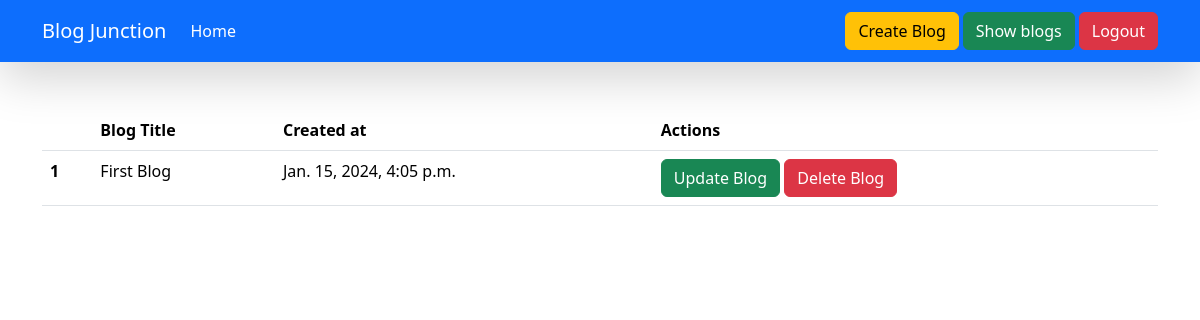
The page /show-all-blogs/ (signed in) on the database as committed earlier.
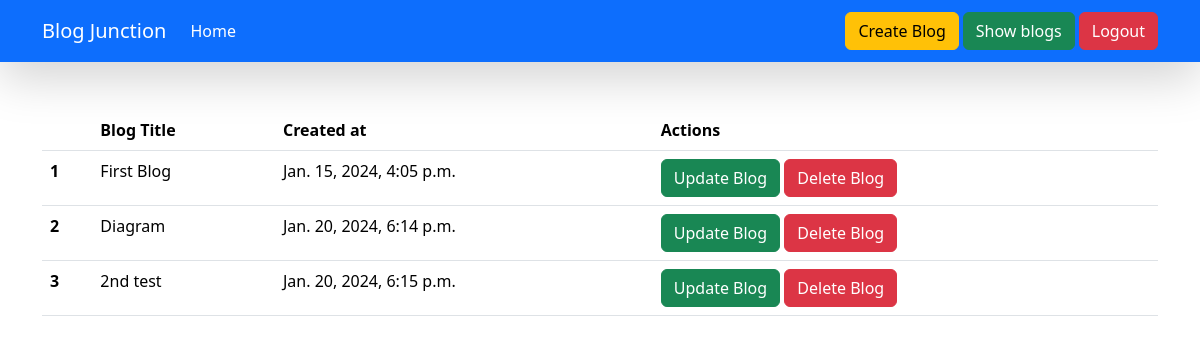
The same page on the database as committed later.
### blog/models.py (models this page shows, shortened)
class Blog(models.Model):
    title=models.CharField(max_length=100)
    content=FroalaField()
    category=models.ForeignKey(Category,on_delete=models.CASCADE)
    user=models.ForeignKey(User, on_delete=models.CASCADE)
    banner_image=models.ImageField(upload_to='blog')
    created_at=models.DateTimeField(auto_now_add=True)
    updated_at=models.DateTimeField(auto_now=True)

### blog/views.py (the view)
# urls.py: path('show-all-blogs/',show_all_blogs,name='show_all_blogs'),
@login_required(login_url='/login/')
def show_all_blogs(request):
    context={"blogs":Blog.objects.filter(user=request.user)}
    return render (request,'show_all_blogs.html',context)

### blog/templates/show_all_blogs.html (shortened to what this page needs)
{% extends "base.html" %}
{% block start %}
<div class="container mt-5">
    <table class="table">
        <thead>
          <tr>
            <th scope="col"></th>
            <th scope="col">Blog Title</th>
            <th scope="col">Created at</th>
            <th scope="col">Actions</th>
          </tr>
        </thead>
        <tbody>
          {% for blog in blogs %}
          <tr>
            <th scope="row">{{forloop.counter}}</th>
            <td>{{blog.title}}</td>
            <td>{{blog.created_at}}</td>
            <td>
              <a href='{% url "update_blogs" blog.id %}' class='btn btn-success'> Update Blog </a>
              <a href='{% url "delete_blog" blog.id %}' class='btn btn-danger'> Delete Blog </a>
            </td>
          </tr>
          {% endfor %}
        </tbody>
      </table>
</div>
{% endblock %}

### blog/templates/base.html (shortened to what this page needs)
<!DOCTYPE html>
<html lang="en">
<head>
    <link href="https://cdn.jsdelivr.net/npm/bootstrap@5.3.2/dist/css/bootstrap.min.css" rel="stylesheet">
</head>
<body>
    <nav class="navbar navbar-expand-lg navbar-dark bg-primary shadow-lg">
        <div class="container">
          <a class="navbar-brand" href="/">Blog Junction</a>
          <div class="collapse navbar-collapse" id="navbarText">
            <ul class="navbar-nav me-auto mb-2 mb-lg-0">
              <li class="nav-item">
                <a class="nav-link active" aria-current="page" href="#">Home</a>
              </li>
            </ul>
            {% if not request.user.is_authenticated %}
            <a href='{% url "login" %}' class="btn btn-dark">Login</a>
            <a href='{% url "register" %}' class="btn btn-success m-1">Register</a>
            {% else %}
            <a href='{% url "create_blogs" %}' class="btn btn-warning">Create Blog</a>
            <a href='{% url "show_all_blogs" %}' class="btn btn-success m-1">Show blogs</a>
            <a href='{% url "logout" %}' class="btn btn-danger">Logout</a>
            {% endif %}
          </div>
        </div>
      </nav>
    {% block start %}
    {% endblock %}
</body>
</html>

Rows that differ between the two databases and show on the page:
added Blog: title "Diagram", created_at "Jan. 20, 2024, 6:14 p.m."
added Blog: title "2nd test", created_at "Jan. 20, 2024, 6:15 p.m."
